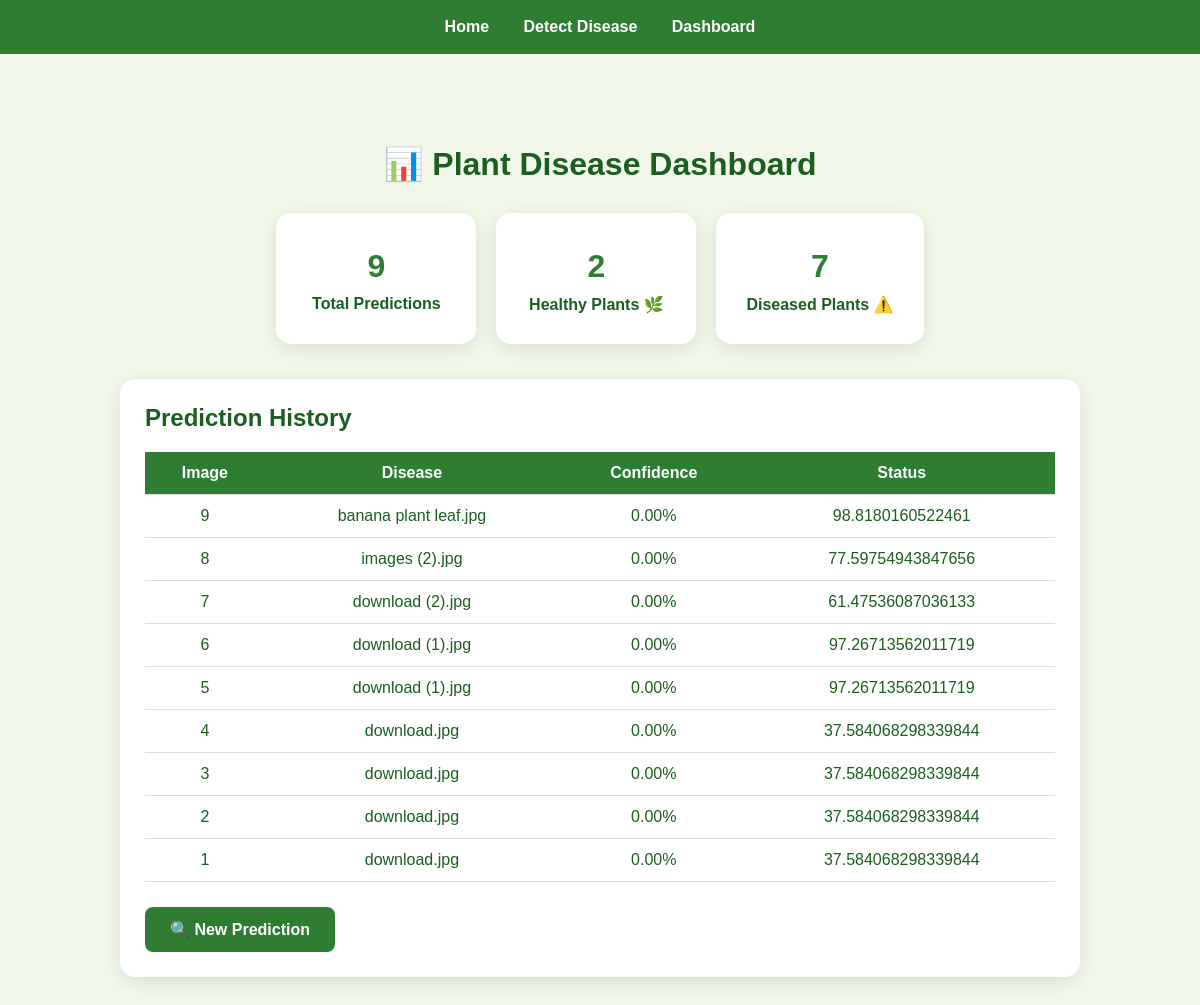
/dashboard, run on the app's committed database.
### tables this page shows
CREATE TABLE predictions (
            id INTEGER PRIMARY KEY AUTOINCREMENT,
            image_name TEXT NOT NULL,
            disease TEXT NOT NULL,
            confidence REAL NOT NULL,
            status TEXT NOT NULL,
            created_at TIMESTAMP DEFAULT CURRENT_TIMESTAMP
        );

### app.py (the view)
@app.route("/dashboard")
def dashboard():
    try:
        predictions = get_predictions()
        total, healthy, diseased = get_statistics()
    except Exception as e:
        print("Dashboard database error:", e)
        predictions = []
        total = 0
        healthy = 0
        diseased = 0
    return render_template(
        "dashboard.html",
        predictions=predictions,
        total=total,
        healthy=healthy,
        diseased=diseased
    )

### database.py (called while the page is built)
def get_connection():
    connection = sqlite3.connect(DATABASE)
    connection.row_factory = sqlite3.Row
    return connection

def get_predictions():
    connection = get_connection()
    predictions = connection.execute("""
        SELECT *
        FROM predictions
        ORDER BY id DESC
    """).fetchall()
    connection.close()
    return predictions

def get_statistics():
    connection = get_connection()
    total = connection.execute(
        "SELECT COUNT(*) FROM predictions"
    ).fetchone()[0]
    healthy = connection.execute(
        "SELECT COUNT(*) FROM predictions WHERE status LIKE '%Healthy%'"
    ).fetchone()[0]
    diseased = total - healthy
    connection.close()
    return total, healthy, diseased

### templates/dashboard.html (shortened to what this page needs)
<!DOCTYPE html>
<html lang="en">
<head>
</head>
<body>
    <nav>
        <a href="/">Home</a>
        <a href="/upload">
            Detect Disease
        </a>
        <a href="/dashboard">
            Dashboard
        </a>
    </nav>
    <div class="container">
        <h1>
            📊 Plant Disease Dashboard
        </h1>
        <div class="cards">
            <div class="card">
                <h2>
                    {{ total }}
                </h2>
                <p>
                    Total Predictions
                </p>
            </div>
            <div class="card">
                <h2>
                    {{ healthy }}
                </h2>
                <p>
                    Healthy Plants 🌿
                </p>
            </div>
            <div class="card">
                <h2>
                    {{ diseased }}
                </h2>
                <p>
                    Diseased Plants ⚠️
                </p>
            </div>
        </div>
        <div class="table-card">
            <h2>
                Prediction History
            </h2>
            {% if predictions %}
            <table>
                <thead>
                    <tr>
                        <th>
                            Image
                        </th>
                        <th>
                            Disease
                        </th>
                        <th>
                            Confidence
                        </th>
                        <th>
                            Status
                        </th>
                    </tr>
                </thead>
                <tbody>
                    {% for prediction in predictions %}
                    <tr>
                        <td>
                            {{ prediction[0] }}
                        </td>
                        <td>
                            {{ prediction[1] }}
                        </td>
                        <td>
                            {{ "%.2f"|format(prediction[2]|float) }}%
                        </td>
                        <td>
                            {{ prediction[3] }}
                        </td>
                    </tr>
                    {% endfor %}
                </tbody>
            </table>
            {% else %}
            <div class="empty">
                <p>
                    No predictions available yet.
                </p>
            </div>
            {% endif %}
            <a href="/upload" class="btn">
                🔍 New Prediction
            </a>
        </div>
    </div>
</body>
</html>

### templates/dashboard.html (style rules this page uses)
* { box-sizing: border-box; }
body { margin: 0; font-family: Arial, sans-serif; background: #f1f8e9; color: #1b5e20; }
nav { background: #2e7d32; padding: 18px; text-align: center; }
nav a { color: white; text-decoration: none; margin: 0 15px; font-weight: bold; }
.container { max-width: 1000px; margin: 50px auto; padding: 20px; }
h1 { text-align: center; margin-bottom: 30px; }
.cards { display: flex; gap: 20px; justify-content: center; flex-wrap: wrap; }
.card { background: white; padding: 25px; border-radius: 15px; min-width: 200px; text-align: center; box-shadow: 0 5px 20px rgba(0,0,0,0.1); }
.card h2 { font-size: 32px; margin: 10px; color: #2e7d32; }
.card p { margin: 5px; font-weight: bold; }
.table-card { margin-top: 35px; background: white; padding: 25px; border-radius: 15px; overflow-x: auto; box-shadow: 0 5px 20px rgba(0,0,0,0.1); }
.table-card h2 { margin-top: 0; }
table { width: 100%; border-collapse: collapse; margin-top: 20px; }
th, td { padding: 12px; border-bottom: 1px solid #ddd; text-align: center; }
th { background: #2e7d32; color: white; }
.btn { display: inline-block; margin-top: 25px; padding: 13px 25px; background: #2e7d32; color: white; text-decoration: none; border-radius: 8px; font-weight: bold; }

### data on the page
predictions: id "9", image_name "banana plant leaf.jpg", disease "0.00", confidence "98.8180160522461"
predictions: id "8", image_name "images (2).jpg", disease "0.00", confidence "77.59754943847656"
predictions: id "7", image_name "download (2).jpg", disease "0.00", confidence "61.47536087036133"
predictions: id "6", image_name "download (1).jpg", disease "0.00", confidence "97.26713562011719"
predictions: id "5", image_name "download (1).jpg", disease "0.00", confidence "97.26713562011719"
predictions: id "4", image_name "download.jpg", disease "0.00", confidence "37.584068298339844"
predictions: id "3", image_name "download.jpg", disease "0.00", confidence "37.584068298339844"
predictions: id "2", image_name "download.jpg", disease "0.00", confidence "37.584068298339844"
predictions: id "1", image_name "download.jpg", disease "0.00", confidence "37.584068298339844"

### other printed values
{{ total }} "9"
{{ healthy }} "2"
{{ diseased }} "7"
